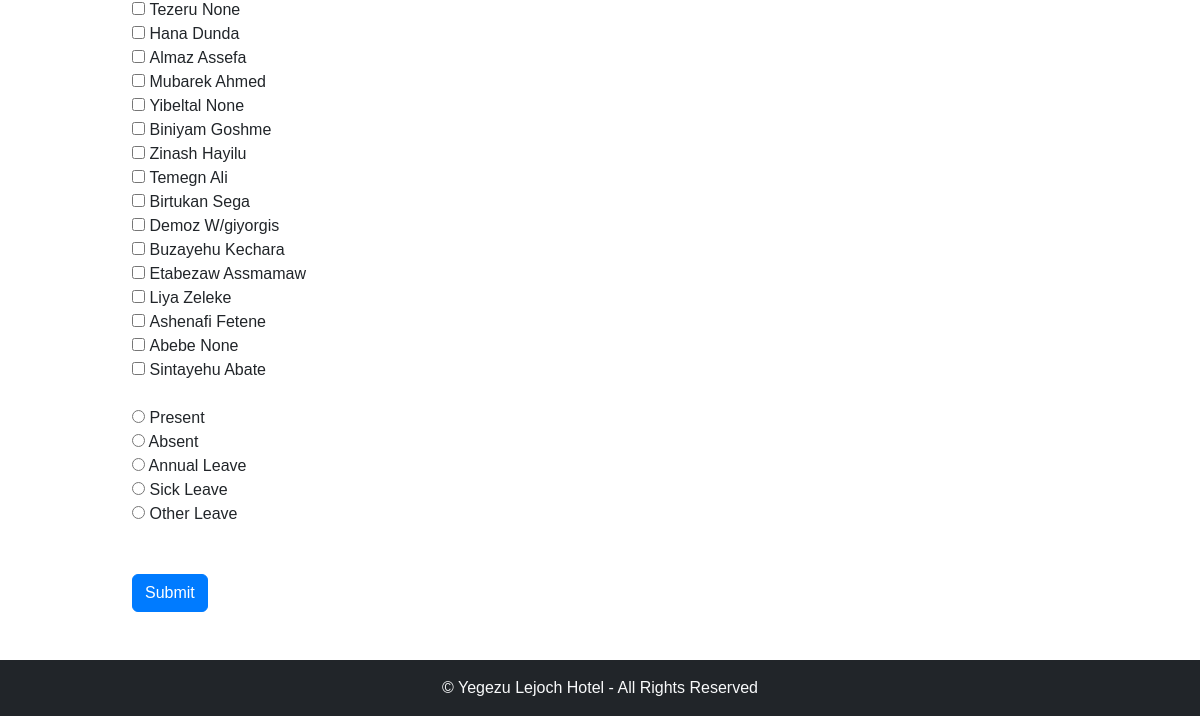
Before: /attendance/mark/ (lower part) with the older database file.
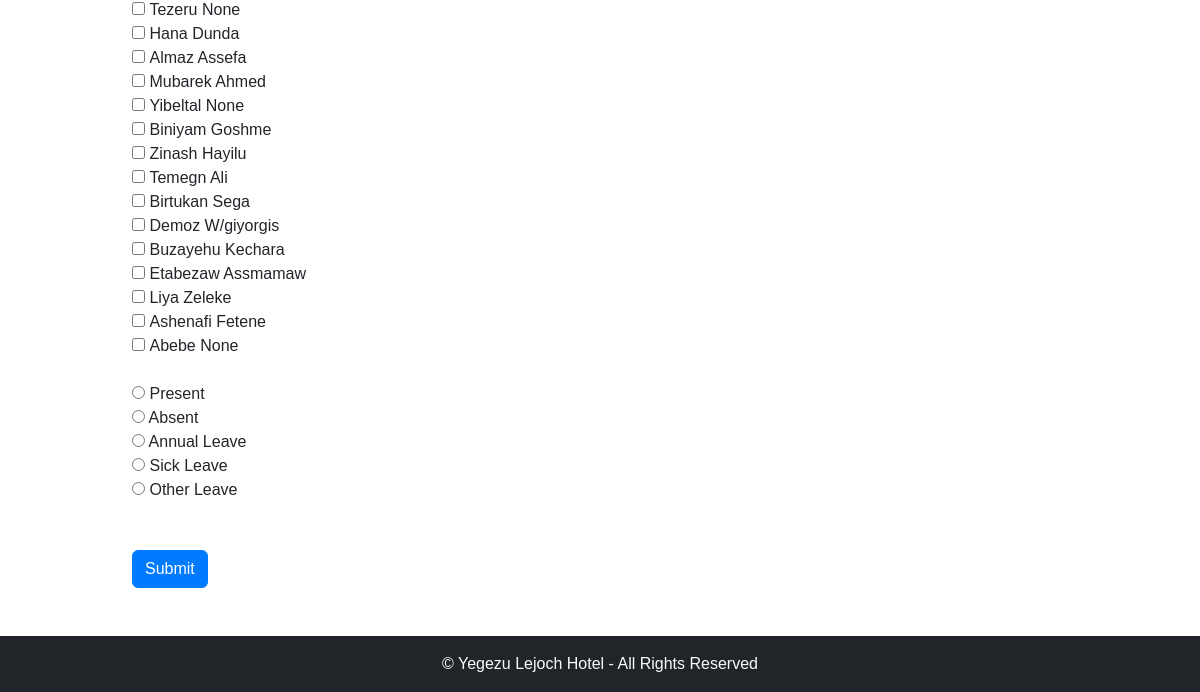
After: the same page with the newer database file.
### employee_management/models.py (models this page shows, shortened)
class Employee(models.Model):
    GENDER_CHOICES = (
        ('M', 'Male'),
        ('F', 'Female'),
    )
    EDUCATION_LEVEL_CHOICES = (
        ('Master', 'Master\'s Degree'),
        ('Degree', 'Bachelor\'s Degree'),
        ('Diploma', 'Diploma'),
        ('Certificate', 'Certificate'),
        ('Grade', 'Grade'),
    )
    first_name = models.CharField(max_length=50)
    middle_name = models.CharField(max_length=50, null=True, blank=True)
    last_name = models.CharField(max_length=50, null=True, blank=True)
    gender = models.CharField(max_length=1, choices=GENDER_CHOICES, default="")
    mobile = models.CharField(max_length=15, null=True, blank=True)
    email = models.EmailField(null=True, blank=True)
    department = models.ForeignKey(Department, on_delete=models.CASCADE)
    position = models.ForeignKey(Position, on_delete=models.CASCADE)
    date_of_birth = models.DateField()
    hire_date = models.DateField()
    salary = models.DecimalField(max_digits=10, decimal_places=2)
    education_level = models.CharField(max_length=20, choices=EDUCATION_LEVEL_CHOICES, null=True, blank=True)
    address = models.TextField(null=True, blank=True)
    pension_number = models.CharField(max_length=20, null=True, blank=True)
    emergency_contact_name = models.CharField(max_length=100, null=True, blank=True)
    emergency_contact_phone = models.CharField(max_length=15, null=True, blank=True)
    is_coc_certified = models.BooleanField(default=False)
    is_active = models.BooleanField(default=True)
    picture = models.ImageField(upload_to='employee_pictures/', null=True, blank=True)

### employee_management/views.py (the view)
# urls.py: path('attendance/mark/', mark_attendance, name='mark_attendance'),
def mark_attendance(request):
    if request.method == 'POST':
        form = AttendanceBulkForm(request.POST)
        if form.is_valid():
            date = form.cleaned_data['date']
            employees_ids = request.POST.getlist('employees')
            status = form.cleaned_data['status']
            try:
                attendance_records = []
                for employee_id in employees_ids:
                    employee = Employee.objects.get(id=employee_id)
                    attendance_record, created = Attendance.objects.update_or_create(
                        employee=employee,
                        date=date,
                        defaults={'status': status}
                    )
                    attendance_records.append(attendance_record)
                return redirect('hrms:mark_attendance')
            except IntegrityError:
                return redirect('hrms:mark_attendance')
    else:
        form = AttendanceBulkForm()
        filter_form = EmployeeFilterForm(request.GET)
        employees = Employee.objects.filter(is_active=True)
        if filter_form.is_valid():
            department = filter_form.cleaned_data['department']
            search = filter_form.cleaned_data['search']
            if department:
                employees = employees.filter(department=department)
            if search:
                employees = employees.filter(first_name__icontains=search)
        context = {
            'form': form,
            'filter_form': filter_form,
            'employees': employees,
        }
        return render(request, 'mark_attendance.html', context)

### employee_management/forms.py
class AttendanceBulkForm(forms.Form):
    date = forms.DateField(widget=forms.DateInput(attrs={'type': 'date', 'class': 'form-control'}))
    employees = forms.ModelMultipleChoiceField(queryset=Employee.objects.filter(is_active=True), widget=forms.CheckboxSelectMultiple)
    status = forms.ChoiceField(choices=Attendance.STATUS_CHOICES, widget=forms.RadioSelect)

class EmployeeFilterForm(forms.Form):
    department = forms.ModelChoiceField(queryset=Department.objects.all(), required=False)
    search = forms.CharField(required=False)

### employee_management/models.py (called while the page is built)
    def __str__(self):
        return self.name

### employee_management/templates/mark_attendance.html (shortened to what this page needs)
{% extends 'base.html' %}
{% block content %}
  <br>
  <form method="post" enctype="multipart/form-data">
    <br><br>
    {% for employee in employees %}
      <input type="checkbox" name="employees" value="{{ employee.id }}" id="employee_{{ employee.id }}">
      <label for="employee_{{ employee.id }}">{{ employee.first_name }} {{ employee.last_name }}</label><br>
    {% empty %}
      <p>No employees found.</p>
    {% endfor %}
    <br>
    {{ form.status }}
    <br><br>
    <button type="submit" class="btn btn-primary">Submit</button>
  </form>
{% endblock %}

Changed rows visible on the page:
removed Employee: first_name "Sintayehu", last_name "Abate"
